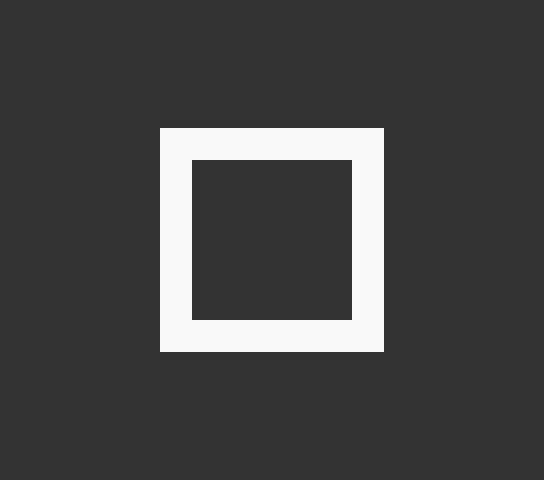

Rendered tile map (Tiled .tmx) drawn with the repository's tilesets; below, a short description and the map source with its tile grids summarised:
An orthogonal 17x15 tile map with 32x32 px tiles, 2 tile layers (ground, wall), 2 tilesets and 1 object (player).

<map version="1.0" tiledversion="1.1.5" orientation="orthogonal" renderorder="right-down" width="17" height="15" tilewidth="32" tileheight="32" infinite="0" nextobjectid="11">
 <tileset firstgid="1" name="tiles" tilewidth="32" tileheight="32" tilecount="2" columns="2">
  <image source="tiles.png" width="64" height="32" />
 </tileset>
 <tileset firstgid="3" name="player" tilewidth="32" tileheight="32" tilecount="1" columns="1">
  <image source="player.png" width="32" height="32" />
 </tileset>
 <layer name="ground" width="17" height="15">
  <data>[255 cells, 255 non-empty, 1 distinct tile ids]</data>
 </layer>
 <layer name="wall" width="17" height="15">
  <data>[255 cells, 24 non-empty, 1 distinct tile ids]</data>
 </layer>
 <objectgroup name="object">
  <object id="8" name="player" gid="3" x="256" y="256" width="32" height="32">
   <properties>
    <property name="type" value="playerStart" />
   </properties>
  </object>
 </objectgroup>
</map>
